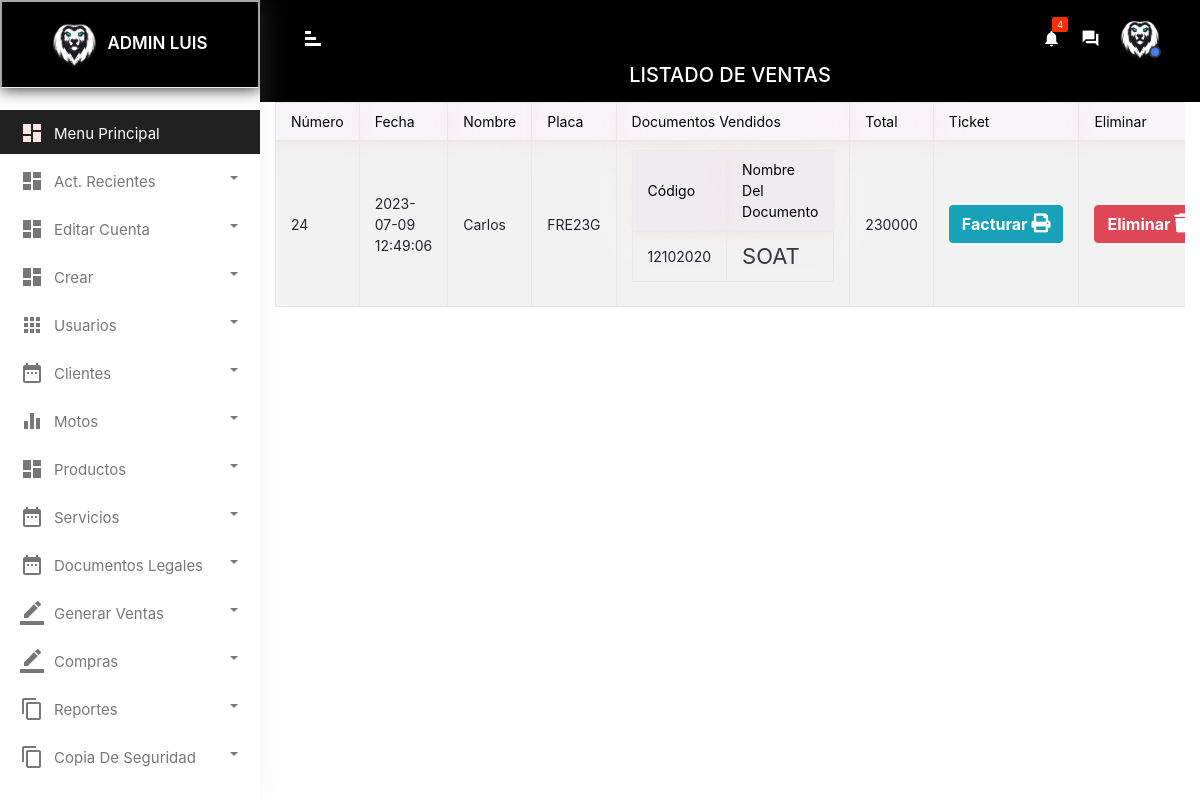
Page /model/admin/ventas_documento.php (signed in) on the earlier database version.
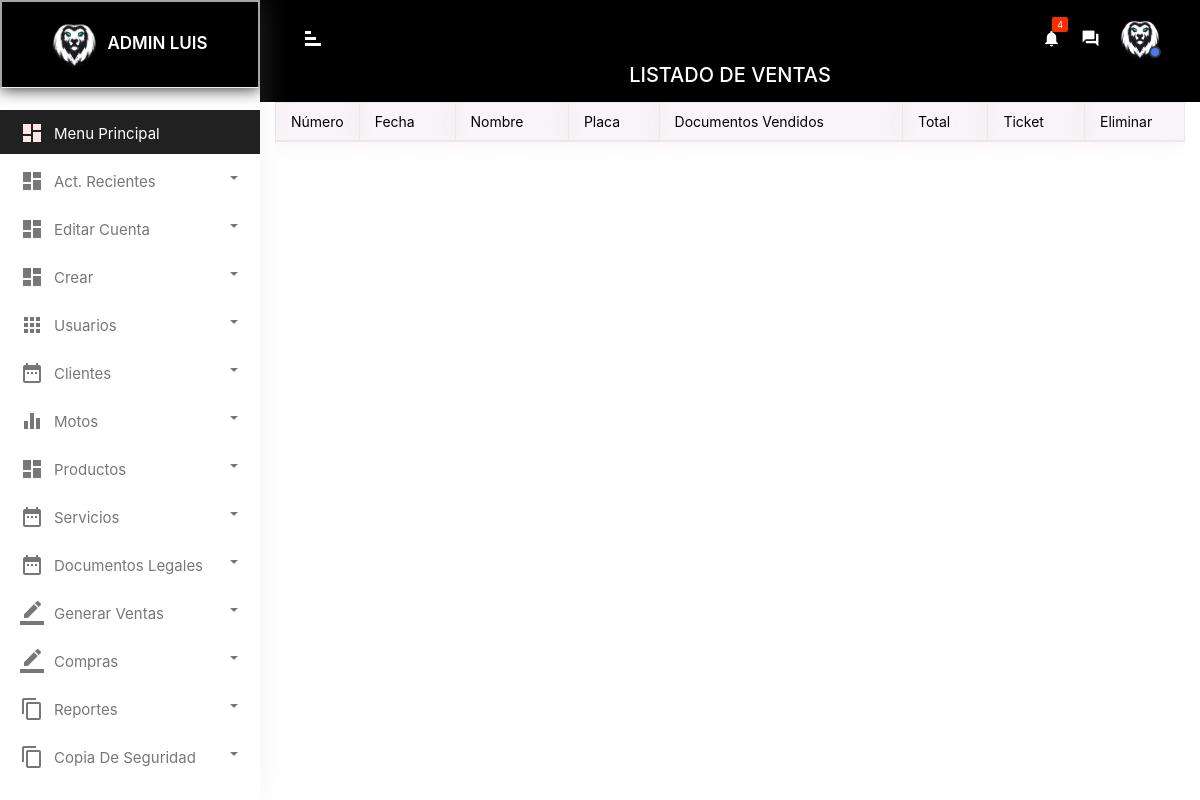
Same page on the later database version.
### tables this page shows
CREATE TABLE `user` (
  `document` int(10) NOT NULL,
  `name` text NOT NULL,
  `surname` text NOT NULL,
  `telephone` varchar(30) NOT NULL,
  `email` varchar(100) NOT NULL,
  `date_user` date NOT NULL,
  `id_type_user` int(2) NOT NULL,
  `id_gender` int(2) NOT NULL,
  `password` varchar(100) NOT NULL,
  `username` varchar(10) NOT NULL,
  `id_state` int(2) NOT NULL,
  `datetime_reg` datetime NOT NULL,
  `confirmacion` int(2) NOT NULL
);

CREATE TABLE `type_user` (
  `id_type_user` int(2) NOT NULL,
  `type_user` text NOT NULL
);

CREATE TABLE `venta_documentos` (
  `id_venta` int(11) NOT NULL,
  `documento` int(10) NOT NULL,
  `placa` varchar(6) NOT NULL,
  `fecha` datetime NOT NULL,
  `fecha_fin` datetime NOT NULL,
  `total` decimal(7,0) NOT NULL
);

CREATE TABLE `motorcycles` (
  `placa` varchar(6) NOT NULL,
  `barcode` varchar(255) NOT NULL,
  `km` int(10) NOT NULL,
  `id_modelo` int(3) NOT NULL,
  `id_marca` int(5) UNSIGNED NOT NULL,
  `id_color` int(3) NOT NULL,
  `id_carroceria` int(3) NOT NULL,
  `document` int(10) NOT NULL,
  `id_cilindraje` int(3) NOT NULL,
  `id_combustible` int(3) NOT NULL,
  `id_servicio_moto` int(3) NOT NULL
);

### model/admin/ventas_documento.php (the view, shortened to what the rows shown need)
<?php
$db = new Database();
$connection = $db->conectar();
$sentencia = $connection->query("SELECT venta_documentos.total, venta_documentos.fecha, venta_documentos.id_venta,user.name,motorcycles.placa,GROUP_CONCAT(	documentos.codigo, '..',documentos.nombre, '..', documentos_vendidos.existencia SEPARATOR '__') AS documentos FROM venta_documentos INNER JOIN documentos_vendidos ON documentos_vendidos.id_venta = venta_documentos.id_venta INNER JOIN documentos ON documentos.id_documento = documentos_vendidos.id_documento INNER JOIN user ON user.document=venta_documentos.documento INNER JOIN motorcycles ON  motorcycles.placa=venta_documentos.placa GROUP BY venta_documentos.id_venta ORDER BY venta_documentos.id_venta;");
$ventas = $sentencia->fetchAll(PDO::FETCH_OBJ);
$sql = $connection->prepare("SELECT * FROM user,type_user WHERE  username ='" . $_SESSION['usuario'] . "' AND user.id_type_user = type_user.id_type_user");
$sql->execute();
$usua = $sql->fetch(PDO::FETCH_ASSOC);
?>
<!doctype html>
<html lang="en">
<head>
    <link rel="stylesheet" href="bootstrap/css/bootstrap.min.css">
    <link rel="stylesheet" href="main.css">
    <link rel="stylesheet" href="../../controller/CSS/bootstrap.min.css">
    <link rel="stylesheet" href="../../controller/CSS/custom.css">
    <link rel="stylesheet" type="text/css" href="datatables/datatables.min.css" />
    <link rel="stylesheet" type="text/css" href="datatables/DataTables-1.10.18/css/dataTables.bootstrap4.min.css">
    <link rel="stylesheet" href="../../controller/CSS/bootstrap.min.css">
    <link rel="stylesheet" href="https://use.fontawesome.com/releases/v5.8.2/css/all.css">
</head>
<body>
    <div class="wrapper">
        <div id="sidebar">
            <div class="sidebar-header">
                <h3><img src="../../controller/image/favicon.png" class="img-fluid" /><span><?php echo $usua['type_user'] ?> <span><?php echo $usua['name'] ?></span></h3>
            </div>
        </div>
        <div id="content">
            <div class="top-navbar">
                <div class="xd-topbar">
                    <div class="xp-breadcrumbbar text-center">
                        <h2 class="page-title"><span>LISTADO DE VENTAS </span></h2>
                    </div>
                </div>
            </div>
            <div class="container">
                <div class="row">
                    <div class="col-lg-12">
                        <div class="table-responsive">
                            <table id="example" class="table table-striped table-bordered" cellspacing="0" width="100%">
                                <thead>
                                    <tr>
                                        <th>Número</th>
                                        <th>Fecha</th>
                                        <th>Nombre</th>
                                        <th>Placa</th>
                                        <th>Documentos vendidos</th>
                                        <th>Total</th>
                                        <th>Ticket</th>
                                        <th>Eliminar</th>
                                    </tr>
                                </thead>
                                <tbody>
                                    <?php foreach ($ventas as $venta) { ?>
                                        <tr>
                                            <td><?php echo $venta->id_venta ?></td>
                                            <td><?php echo $venta->fecha ?></td>
                                            <td><?php echo $venta->name ?></td>
                                            <td><?php echo $venta->placa ?></td>
                                            <td>
                                                <table class="table table-bordered">
                                                    <thead>
                                                        <tr>
                                                            <th>Código</th>
                                                            <th>Nombre del Documento</th>
                                                        </tr>
                                                    </thead>
                                                    <tbody>
                                                        <?php foreach (explode("__", $venta->documentos) as $documentosConcatenados) {
                                                            $documento = explode("..", $documentosConcatenados)
                                                        ?>
                                                            <tr>
                                                                <td><?php echo $documento[0] ?></td>
                                                                <td><?php echo $documento[1] ?></td>
                                                            </tr>
                                                        <?php } ?>
                                                    </tbody>
                                                </table>
                                            </td>
                                            <td><?php echo $venta->total ?></td>
                                            <td><a class="btn btn-info" href="<?php echo "imprimirTicket.php?id_venta=" . $venta->id_venta ?>" style="color:white;">Facturar <i class="fa fa-print"></i></a></td>
                                            <td><a class="btn btn-danger" href="<?php echo "eliminarVenta.php?id=" . $venta->id ?>" style="color:white;">Eliminar <i class="fa fa-trash"></i></a></td>
                                        </tr>
                                    <?php } ?>
                                </tbody>
                            </table>
                        </div>
                    </div>
                </div>
            </div>
        </div>
</body>
</html>

Differences in the rows shown:
removed venta_documentos: id_venta "24", fecha "2023-07-09 12:49:06", user.name "Carlos", motorcycles.placa "FRE23G", documento "12102020", documento "SOAT", total "230000"
